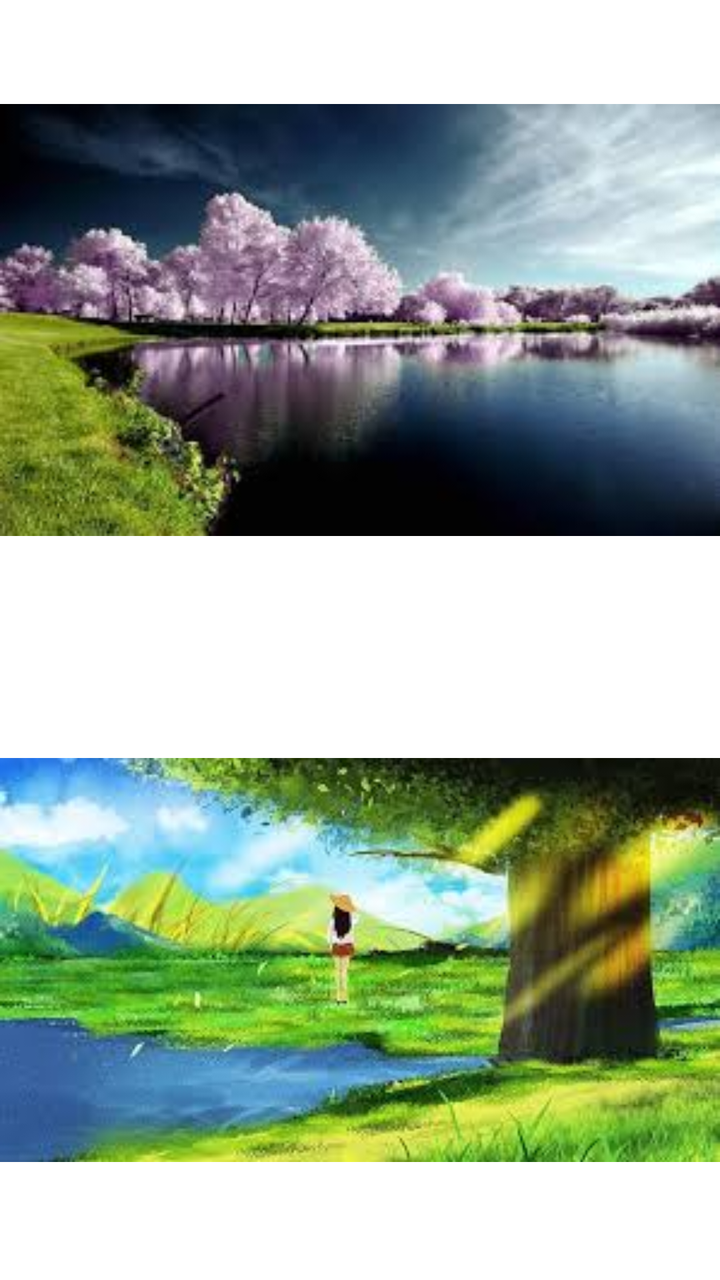
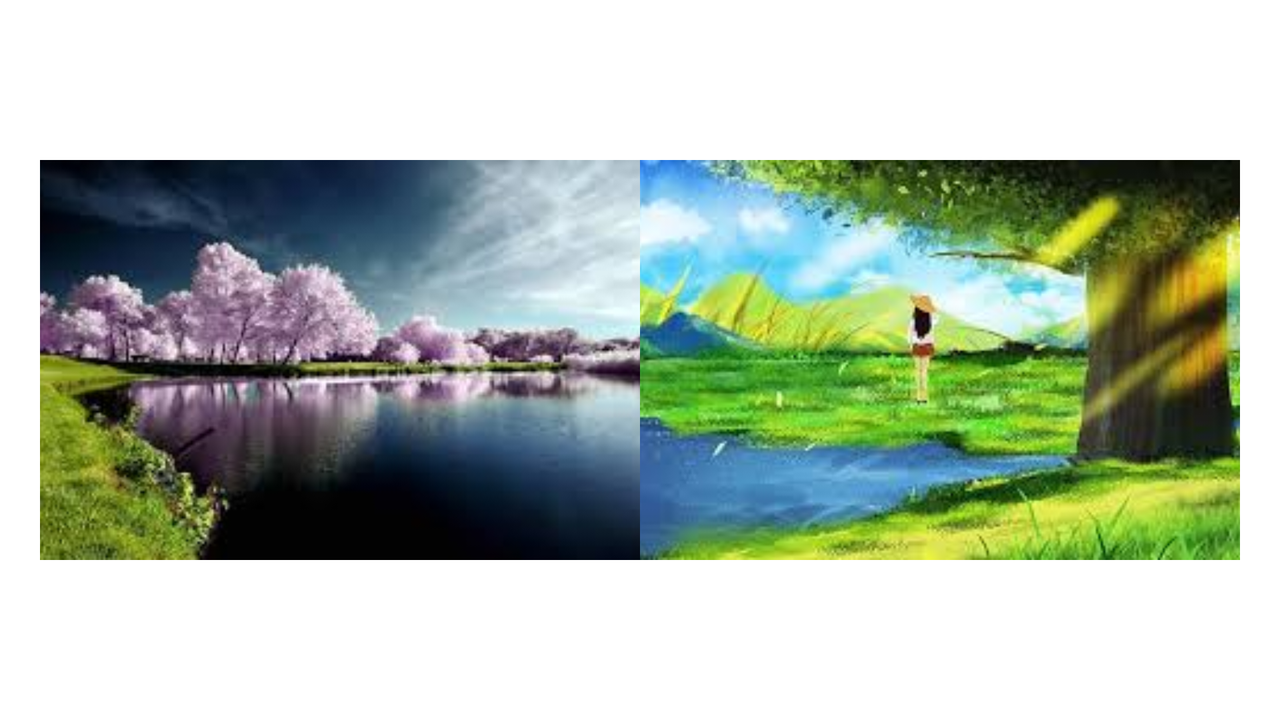

Compare how this app lays out the same screen by default and in its alternative resource folder. The renders come first, then the two layout files and the values they reference.
<!-- AndroidManifest.xml: application theme Theme.AndroidFirst -->
<!-- res/layout/activity_main8.xml -->
<?xml version="1.0" encoding="utf-8"?>
<LinearLayout xmlns:android="http://schemas.android.com/apk/res/android"
    xmlns:app="http://schemas.android.com/apk/res-auto"
    xmlns:tools="http://schemas.android.com/tools"
    android:layout_width="match_parent"
    android:layout_height="match_parent"
    android:orientation="vertical"
    tools:context=".MainActivity7">

    <ImageView
        android:layout_width="match_parent"
        android:layout_height="0dp"
        android:layout_weight="1"
        android:adjustViewBounds="true"
        android:src="@drawable/nature01" />

    <ImageView
        android:layout_width="match_parent"
        android:layout_height="0dp"
        android:layout_weight="1"
        android:adjustViewBounds="true"
        android:src="@drawable/nature02" />

</LinearLayout>
<!-- resources referenced by this layout -->
<resources>
  <!-- drawable nature01: gif bitmap (drawable, 8648 bytes) -->
  <!-- drawable nature02: gif bitmap (drawable, 11457 bytes) -->
</resources>
<!-- res/layout-land/activity_main8.xml (the repository's variant of the layout above) -->
<!-- drawn on the phone turned sideways -->
<?xml version="1.0" encoding="utf-8"?>
<LinearLayout xmlns:android="http://schemas.android.com/apk/res/android"
    xmlns:app="http://schemas.android.com/apk/res-auto"
    xmlns:tools="http://schemas.android.com/tools"
    android:layout_width="match_parent"
    android:layout_height="match_parent"
    android:orientation="horizontal"
    android:gravity="center"
    android:paddingLeft="20dp"
    android:paddingRight="20dp"
    tools:context=".MainActivity7">

    <ImageView
        android:layout_width="0dp"
        android:layout_height="200dp"
        android:layout_weight="1"
        android:scaleType="centerCrop"
        android:src="@drawable/nature01" />

    <ImageView
        android:layout_width="0dp"
        android:layout_height="200dp"
        android:layout_weight="1"
        android:scaleType="centerCrop"
        android:src="@drawable/nature02" />

</LinearLayout>
